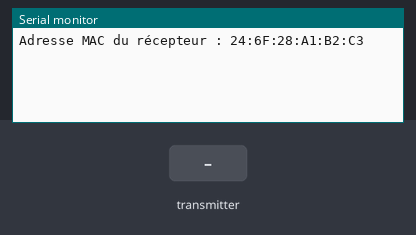
The sketch below on a simulated ESP32. On the bench: the last lines printed to the serial monitor. Inputs (shaded band) come from the test bench.

Above: at 1.2 s.
1.3 s: the transmitter starts sending text = 0
At 1.61 s:
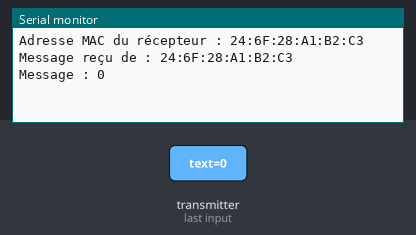
2.8 s: the transmitter starts sending text = 1
At 3.11 s:
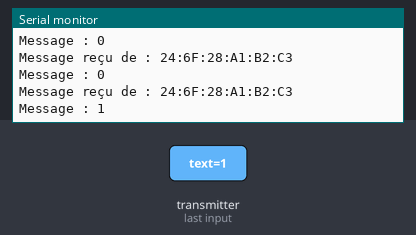

Measured:
- after the input at 1.3 s, the serial monitor: prints a new line at once (image 1)
- after the input at 2.8 s, the serial monitor: prints a new line at once (image 2)

The sketch:

Receiver.ino
```cpp
#include <esp_now.h>
#include <WiFi.h>

typedef struct struct_message {
    char text[32];
} struct_message;

struct_message myData;

// Callback pour la réception des messages
void receiveCallback(const esp_now_recv_info_t *info, const uint8_t *incomingData, int len) {
    Serial.print("Message reçu de : ");
    Serial.println(WiFi.macAddress()); // Affiche l'adresse MAC de l'expéditeur

    memcpy(&myData, incomingData, sizeof(myData));
    Serial.print("Message : ");
    Serial.println(myData.text);
}

void setup() {
    Serial.begin(115200);
    WiFi.mode(WIFI_STA);

    // Afficher l'adresse MAC du récepteur
    Serial.print("Adresse MAC du récepteur : ");
    Serial.println(WiFi.macAddress());

    if (esp_now_init() != ESP_OK) {
        Serial.println("ESP-NOW Init Failed");
        return;
    }

    esp_now_register_recv_cb(receiveCallback);
}

void loop() {}
```
